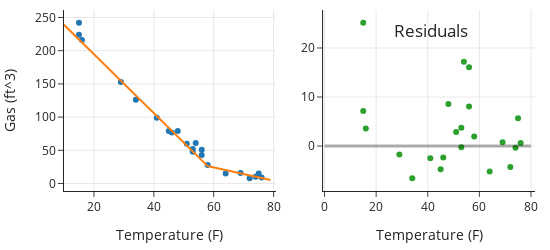

Write notebook code for a chart like this one.
### Markdown cell above
Let's overlay the bent-line fit on the scatter plot and examine the residuals to get an idea as to the quality of the fit:

### Code cell
err58 = (y_test - y_pred_test)

temp = np.arange(10, 80, 1)
temp58p = (temp - 58) * (temp >= 58)

Xs = pd.DataFrame(data= np.transpose([temp,temp58p]), columns=['temp', 'temp58p'])
y_hats = bend_final.predict(Xs)


fig = make_subplots(rows=1, cols=2)

fig.add_trace(
    go.Scatter(x=X_test['temp'], y=y_test, mode='markers'),
    row=1, col=1)

fig.add_trace(
    go.Scatter(x=Xs['temp'], y=y_hats),
    row=1, col=1)
fig.update_xaxes(title='Temperature (F)', row=1, col=1)
fig.update_yaxes(title='Gas (ft^3)', row=1, col=1)


fig.add_trace(
    go.Scatter(x=X_test['temp'], y=err58,
              mode="markers"),
    row=1, col=2)

fig.add_shape(type="line",
    x0=0, y0=0, x1=80, y1=0,
    line=dict(
        color="Black", width=3),
    row=1, col=2)

fig.update_xaxes(title='Temperature (F)', row=1, col=2)

fig.update_layout(height=250, width=550, showlegend=False,
                 title={
        'text': "Residuals",
        'y':0.9,
        'x':0.85,
        'xanchor': 'right',
        'yanchor': 'top'})

fig.show()

### Figure 1 — Plotly figure (JSON) as saved in the notebook; plotly's stock layout.template omitted (floating-point values rounded to 4 significant figures)
{"data": [{"mode": "markers", "type": "scatter", "x": [69, 58, 15, 56, 74, 76, 53, 46, 54, 53, 56, 45, 64, 16, 72, 51, 29, 34, 48, 15, 75, 41], "xaxis": "x", "y": [16, 28, 224, 51, 10, 9, 48, 77, 61, 52, 43, 79, 15, 216, 8, 60, 153, 126, 79, 242, 15, 99], "yaxis": "y"}, {"type": "scatter", "x": [10, 11, 12, 13, 14, 15, 16, 17, 18, 19, 20, 21, 22, 23, 24, 25, 26, 27, 28, 29, 30, 31, 32, 33, 34, 35, 36, 37, 38, 39, 40, 41, 42, 43, 44, 45, 46, 47, 48, 49, 50, 51, 52, 53, 54, 55, 56, 57, 58, 59, 60, 61, 62, 63, 64, 65, 66, 67, 68, 69, 70, 71, 72, 73, 74, 75, 76, 77, 78, 79], "xaxis": "x", "y": [239.0, 234.6, 230.2, 225.7, 221.3, 216.9, 212.4, 208.0, 203.6, 199.1, 194.7, 190.2, 185.8, 181.4, 176.9, 172.5, 168.1, 163.6, 159.2, 154.7, 150.3, 145.9, 141.4, 137.0, 132.6, 128.1, 123.7, 119.2, 114.8, 110.4, 105.9, 101.5, 97.07, 92.63, 88.19, 83.75, 79.32, 74.88, 70.44, 66.01, 61.57, 57.13, 52.7, 48.26, 43.82, 39.38, 34.95, 30.51, 26.07, 25.09, 24.11, 23.12, 22.14, 21.15, 20.17, 19.19, 18.2, 17.22, 16.23, 15.25, 14.27, 13.28, 12.3, 11.31, 10.33, 9.345, 8.361, 7.377, 6.393, 5.409], "yaxis": "y"}, {"mode": "markers", "type": "scatter", "x": [69, 58, 15, 56, 74, 76, 53, 46, 54, 53, 56, 45, 64, 16, 72, 51, 29, 34, 48, 15, 75, 41], "xaxis": "x2", "y": [0.7506, 1.926, 7.137, 16.05, -0.3292, 0.6389, -0.2587, -2.317, 17.18, 3.741, 8.052, -4.754, -5.17, 3.574, -4.297, 2.867, -1.746, -6.561, 8.557, 25.14, 5.655, -2.502], "yaxis": "y2"}], "layout": {"height": 250, "shapes": [{"line": {"color": "Black", "width": 3}, "type": "line", "x0": 0, "x1": 80, "xref": "x2", "y0": 0, "y1": 0, "yref": "y2"}], "showlegend": false, "title": {"text": "Residuals", "x": 0.85, "xanchor": "right", "y": 0.9, "yanchor": "top"}, "width": 550, "xaxis": {"anchor": "y", "autorange": true, "domain": [0, 0.45], "range": [10, 80.79], "title": {"text": "Temperature (F)"}, "type": "linear"}, "xaxis2": {"anchor": "y2", "autorange": true, "domain": [0.55, 1], "range": [-0.5801, 81.56], "title": {"text": "Temperature (F)"}, "type": "linear"}, "yaxis": {"anchor": "x", "autorange": true, "domain": [0, 1], "range": [-11.31, 261.3], "title": {"text": "Gas (ft^3)"}, "type": "linear"}, "yaxis2": {"anchor": "x2", "autorange": true, "domain": [0, 1], "range": [-9.177, 27.75], "type": "linear"}}}
